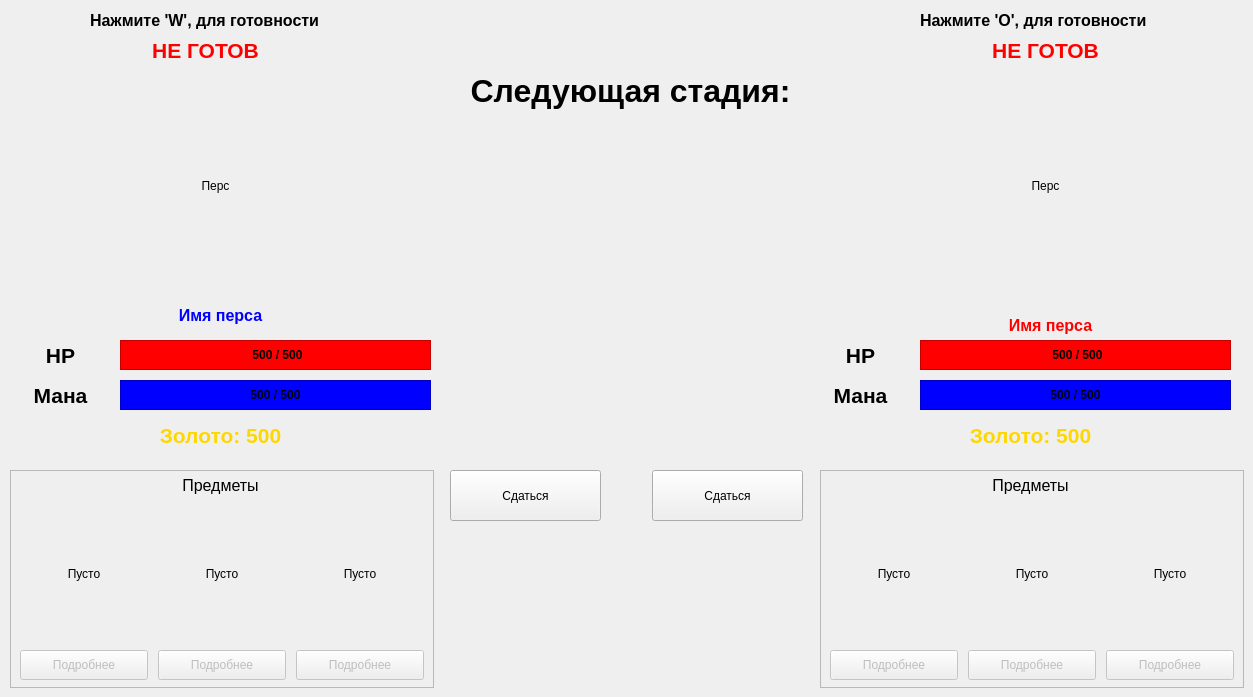
      <widget class="QWidget" name="stageAnnouncement">
       <widget class="QFrame" name="frame_12">
        <property name="geometry">
         <rect>
          <x>10</x>
          <y>470</y>
          <width>424</width>
          <height>218</height>
         </rect>
        </property>
        <property name="frameShape">
         <enum>QFrame::StyledPanel</enum>
        </property>
        <property name="frameShadow">
         <enum>QFrame::Raised</enum>
        </property>
        <widget class="QPushButton" name="player1_about1_button">
         <property name="enabled">
          <bool>false</bool>
         </property>
         <property name="geometry">
          <rect>
           <x>10</x>
           <y>180</y>
           <width>128</width>
           <height>30</height>
          </rect>
         </property>
         <property name="text">
          <string>Подробнее</string>
         </property>
        </widget>
        <widget class="QPushButton" name="player1_about2_button">
         <property name="enabled">
          <bool>false</bool>
         </property>
         <property name="geometry">
          <rect>
           <x>148</x>
           <y>180</y>
           <width>128</width>
           <height>30</height>
          </rect>
         </property>
         <property name="text">
          <string>Подробнее</string>
         </property>
        </widget>
        <widget class="QPushButton" name="player1_about3_button">
         <property name="enabled">
          <bool>false</bool>
         </property>
         <property name="geometry">
          <rect>
           <x>286</x>
           <y>180</y>
           <width>128</width>
           <height>30</height>
          </rect>
         </property>
         <property name="text">
          <string>Подробнее</string>
         </property>
        </widget>
        <widget class="QLabel" name="player1_item1">
         <property name="geometry">
          <rect>
           <x>10</x>
           <y>40</y>
           <width>128</width>
           <height>128</height>
          </rect>
         </property>
         <property name="text">
          <string>Пусто</string>
         </property>
         <property name="alignment">
          <set>Qt::AlignCenter</set>
         </property>
        </widget>
        <widget class="QLabel" name="player1_item2">
         <property name="geometry">
          <rect>
           <x>148</x>
           <y>40</y>
           <width>128</width>
           <height>128</height>
          </rect>
         </property>
         <property name="text">
          <string>Пусто</string>
         </property>
         <property name="alignment">
          <set>Qt::AlignCenter</set>
         </property>
        </widget>
        <widget class="QLabel" name="player1_item3">
         <property name="geometry">
          <rect>
           <x>286</x>
           <y>40</y>
           <width>128</width>
           <height>128</height>
          </rect>
         </property>
         <property name="text">
          <string>Пусто</string>
         </property>
         <property name="alignment">
          <set>Qt::AlignCenter</set>
         </property>
        </widget>
        <widget class="QLabel" name="label_18">
         <property name="geometry">
          <rect>
           <x>10</x>
           <y>0</y>
           <width>401</width>
           <height>31</height>
          </rect>
         </property>
         <property name="font">
          <font>
           <pointsize>12</pointsize>
          </font>
         </property>
         <property name="text">
          <string>Предметы</string>
         </property>
         <property name="alignment">
          <set>Qt::AlignCenter</set>
         </property>
        </widget>
       </widget>
       <widget class="QFrame" name="frame_13">
        <property name="geometry">
         <rect>
          <x>820</x>
          <y>470</y>
          <width>424</width>
          <height>218</height>
         </rect>
        </property>
        <property name="frameShape">
         <enum>QFrame::StyledPanel</enum>
        </property>
        <property name="frameShadow">
         <enum>QFrame::Raised</enum>
        </property>
        <widget class="QPushButton" name="player2_about1_button">
         <property name="enabled">
          <bool>false</bool>
         </property>
         <property name="geometry">
          <rect>
           <x>10</x>
           <y>180</y>
           <width>128</width>
           <height>30</height>
          </rect>
         </property>
         <property name="text">
          <string>Подробнее</string>
         </property>
        </widget>
        <widget class="QPushButton" name="player2_about2_button">
         <property name="enabled">
          <bool>false</bool>
         </property>
         <property name="geometry">
          <rect>
           <x>148</x>
           <y>180</y>
           <width>128</width>
           <height>30</height>
          </rect>
         </property>
         <property name="text">
          <string>Подробнее</string>
         </property>
        </widget>
        <widget class="QPushButton" name="player2_about3_button">
         <property name="enabled">
          <bool>false</bool>
         </property>
         <property name="geometry">
          <rect>
           <x>286</x>
           <y>180</y>
           <width>128</width>
           <height>30</height>
          </rect>
         </property>
         <property name="text">
          <string>Подробнее</string>
         </property>
        </widget>
        <widget class="QLabel" name="player2_item1">
         <property name="geometry">
          <rect>
           <x>10</x>
           <y>40</y>
           <width>128</width>
           <height>128</height>
          </rect>
         </property>
         <property name="text">
          <string>Пусто</string>
         </property>
         <property name="alignment">
          <set>Qt::AlignCenter</set>
         </property>
        </widget>
        <widget class="QLabel" name="player2_item2">
         <property name="geometry">
          <rect>
           <x>148</x>
           <y>40</y>
           <width>128</width>
           <height>128</height>
          </rect>
         </property>
         <property name="text">
          <string>Пусто</string>
         </property>
         <property name="alignment">
          <set>Qt::AlignCenter</set>
         </property>
        </widget>
        <widget class="QLabel" name="player2_item3">
         <property name="geometry">
          <rect>
           <x>286</x>
           <y>40</y>
           <width>128</width>
           <height>128</height>
          </rect>
         </property>
         <property name="text">
          <string>Пусто</string>
         </property>
         <property name="alignment">
          <set>Qt::AlignCenter</set>
         </property>
        </widget>
        <widget class="QLabel" name="label_19">
         <property name="geometry">
          <rect>
           <x>10</x>
           <y>0</y>
           <width>401</width>
           <height>31</height>
          </rect>
         </property>
         <property name="font">
          <font>
           <pointsize>12</pointsize>
          </font>
         </property>
         <property name="text">
          <string>Предметы</string>
         </property>
         <property name="alignment">
          <set>Qt::AlignCenter</set>
         </property>
        </widget>
       </widget>
       <widget class="QLabel" name="player1Gif">
        <property name="geometry">
         <rect>
          <x>120</x>
          <y>80</y>
          <width>191</width>
          <height>211</height>
         </rect>
        </property>
        <property name="text">
         <string>Перс</string>
        </property>
        <property name="alignment">
         <set>Qt::AlignCenter</set>
        </property>
       </widget>
       <widget class="QLabel" name="player1Name">
        <property name="geometry">
         <rect>
          <x>100</x>
          <y>300</y>
          <width>241</width>
          <height>31</height>
         </rect>
        </property>
        <property name="font">
         <font>
          <pointsize>12</pointsize>
          <bold>true</bold>
         </font>
        </property>
        <property name="styleSheet">
         <string notr="true">color: blue;</string>
        </property>
        <property name="text">
         <string>Имя перса</string>
        </property>
        <property name="alignment">
         <set>Qt::AlignCenter</set>
        </property>
       </widget>
       <widget class="QLabel" name="player2Name">
        <property name="geometry">
         <rect>
          <x>930</x>
          <y>310</y>
          <width>241</width>
          <height>31</height>
         </rect>
        </property>
        <property name="font">
         <font>
          <pointsize>12</pointsize>
          <bold>true</bold>
         </font>
        </property>
        <property name="styleSheet">
         <string notr="true">color: red;
text-shadow: -1px 0 black;</string>
        </property>
        <property name="text">
         <string>Имя перса</string>
        </property>
        <property name="alignment">
         <set>Qt::AlignCenter</set>
        </property>
       </widget>
       <widget class="QLabel" name="player2Gif">
        <property name="geometry">
         <rect>
          <x>950</x>
          <y>80</y>
          <width>191</width>
          <height>211</height>
         </rect>
        </property>
        <property name="text">
         <string>Перс</string>
        </property>
        <property name="alignment">
         <set>Qt::AlignCenter</set>
        </property>
       </widget>
       <widget class="QLabel" name="nextStage">
        <property name="geometry">
         <rect>
          <x>420</x>
          <y>10</y>
          <width>421</width>
          <height>161</height>
         </rect>
        </property>
        <property name="font">
         <font>
          <pointsize>24</pointsize>
          <bold>true</bold>
         </font>
        </property>
        <property name="text">
         <string>Следующая стадия:</string>
        </property>
        <property name="alignment">
         <set>Qt::AlignCenter</set>
        </property>
        <property name="wordWrap">
         <bool>true</bool>
        </property>
       </widget>
       <widget class="QLabel" name="player2Ready">
        <property name="geometry">
         <rect>
          <x>920</x>
          <y>30</y>
          <width>251</width>
          <height>41</height>
         </rect>
        </property>
        <property name="font">
         <font>
          <pointsize>16</pointsize>
          <bold>true</bold>
         </font>
        </property>
        <property name="styleSheet">
         <string notr="true">color: red;</string>
        </property>
        <property name="text">
         <string>НЕ ГОТОВ</string>
        </property>
        <property name="alignment">
         <set>Qt::AlignCenter</set>
        </property>
       </widget>
       <widget class="QLabel" name="player1Ready">
        <property name="geometry">
         <rect>
          <x>80</x>
          <y>30</y>
          <width>251</width>
          <height>41</height>
         </rect>
        </property>
        <property name="font">
         <font>
          <pointsize>16</pointsize>
          <bold>true</bold>
         </font>
        </property>
        <property name="styleSheet">
         <string notr="true">color: red;</string>
        </property>
        <property name="text">
         <string>НЕ ГОТОВ</string>
        </property>
        <property name="alignment">
         <set>Qt::AlignCenter</set>
        </property>
       </widget>
       <widget class="QLabel" name="label_21">
        <property name="geometry">
         <rect>
          <x>90</x>
          <y>0</y>
          <width>291</width>
          <height>41</height>
         </rect>
        </property>
        <property name="font">
         <font>
          <pointsize>12</pointsize>
          <bold>true</bold>
         </font>
        </property>
        <property name="text">
         <string>Нажмите 'W', для готовности</string>
        </property>
       </widget>
       <widget class="QLabel" name="label_22">
        <property name="geometry">
         <rect>
          <x>920</x>
          <y>0</y>
          <width>291</width>
          <height>41</height>
         </rect>
        </property>
        <property name="font">
         <font>
          <pointsize>12</pointsize>
          <bold>true</bold>
         </font>
        </property>
        <property name="text">
         <string>Нажмите 'O', для готовности</string>
        </property>
       </widget>
       <widget class="QLabel" name="label_23">
        <property name="geometry">
         <rect>
          <x>20</x>
          <y>340</y>
          <width>81</width>
          <height>31</height>
         </rect>
        </property>
        <property name="font">
         <font>
          <pointsize>16</pointsize>
          <bold>true</bold>
         </font>
        </property>
        <property name="text">
         <string>HP</string>
        </property>
        <property name="alignment">
         <set>Qt::AlignCenter</set>
        </property>
       </widget>
       <widget class="QLabel" name="label_24">
        <property name="geometry">
         <rect>
          <x>20</x>
          <y>380</y>
          <width>81</width>
          <height>31</height>
         </rect>
        </property>
        <property name="font">
         <font>
          <pointsize>16</pointsize>
          <bold>true</bold>
         </font>
        </property>
        <property name="text">
         <string>Мана</string>
        </property>
        <property name="alignment">
         <set>Qt::AlignCenter</set>
        </property>
       </widget>
       <widget class="QFrame" name="frame_14">
        <property name="geometry">
         <rect>
          <x>120</x>
          <y>340</y>
          <width>311</width>
          <height>30</height>
         </rect>
        </property>
        <property name="styleSheet">
         <string notr="true">background-color: red;</string>
        </property>
        <property name="frameShape">
         <enum>QFrame::StyledPanel</enum>
        </property>
        <property name="frameShadow">
         <enum>QFrame::Raised</enum>
        </property>
        <widget class="QLabel" name="label_25">
         <property name="geometry">
          <rect>
           <x>12</x>
           <y>5</y>
           <width>291</width>
           <height>20</height>
          </rect>
         </property>
         <property name="font">
          <font>
           <bold>true</bold>
          </font>
         </property>
         <property name="text">
          <string>500 / 500</string>
         </property>
         <property name="alignment">
          <set>Qt::AlignCenter</set>
         </property>
        </widget>
       </widget>
       <widget class="QFrame" name="frame_15">
        <property name="geometry">
         <rect>
          <x>120</x>
          <y>380</y>
          <width>311</width>
          <height>30</height>
         </rect>
        </property>
        <property name="styleSheet">
         <string notr="true">background-color: blue</string>
        </property>
        <property name="frameShape">
         <enum>QFrame::StyledPanel</enum>
        </property>
        <property name="frameShadow">
         <enum>QFrame::Raised</enum>
        </property>
        <widget class="QLabel" name="label_26">
         <property name="geometry">
          <rect>
           <x>10</x>
           <y>5</y>
           <width>291</width>
           <height>20</height>
          </rect>
         </property>
         <property name="font">
          <font>
           <bold>true</bold>
          </font>
         </property>
         <property name="text">
          <string>500 / 500</string>
         </property>
         <property name="alignment">
          <set>Qt::AlignCenter</set>
         </property>
        </widget>
       </widget>
       <widget class="QFrame" name="frame_16">
        <property name="geometry">
         <rect>
          <x>920</x>
          <y>380</y>
          <width>311</width>
          <height>30</height>
         </rect>
        </property>
        <property name="styleSheet">
         <string notr="true">background-color: blue;</string>
        </property>
        <property name="frameShape">
         <enum>QFrame::StyledPanel</enum>
        </property>
        <property name="frameShadow">
         <enum>QFrame::Raised</enum>
        </property>
        <widget class="QLabel" name="label_27">
         <property name="geometry">
          <rect>
           <x>10</x>
           <y>5</y>
           <width>291</width>
           <height>20</height>
          </rect>
         </property>
         <property name="font">
          <font>
           <bold>true</bold>
          </font>
         </property>
         <property name="text">
          <string>500 / 500</string>
         </property>
         <property name="alignment">
          <set>Qt::AlignCenter</set>
         </property>
        </widget>
       </widget>
       <widget class="QFrame" name="frame_17">
        <property name="geometry">
         <rect>
          <x>920</x>
          <y>340</y>
          <width>311</width>
          <height>30</height>
         </rect>
        </property>
        <property name="styleSheet">
         <string notr="true">background-color: red;</string>
        </property>
        <property name="frameShape">
         <enum>QFrame::StyledPanel</enum>
        </property>
        <property name="frameShadow">
         <enum>QFrame::Raised</enum>
        </property>
        <widget class="QLabel" name="label_28">
         <property name="geometry">
          <rect>
           <x>12</x>
           <y>5</y>
           <width>291</width>
           <height>20</height>
          </rect>
         </property>
         <property name="font">
          <font>
           <bold>true</bold>
          </font>
         </property>
         <property name="text">
          <string>500 / 500</string>
         </property>
         <property name="alignment">
          <set>Qt::AlignCenter</set>
         </property>
        </widget>
       </widget>
       <widget class="QLabel" name="label_29">
        <property name="geometry">
         <rect>
          <x>820</x>
          <y>340</y>
          <width>81</width>
          <height>31</height>
         </rect>
        </property>
        <property name="font">
         <font>
          <pointsize>16</pointsize>
          <bold>true</bold>
         </font>
        </property>
        <property name="text">
         <string>HP</string>
        </property>
        <property name="alignment">
         <set>Qt::AlignCenter</set>
        </property>
       </widget>
       <widget class="QLabel" name="label_30">
        <property name="geometry">
         <rect>
          <x>820</x>
          <y>380</y>
          <width>81</width>
          <height>31</height>
         </rect>
        </property>
        <property name="font">
         <font>
          <pointsize>16</pointsize>
          <bold>true</bold>
         </font>
        </property>
        <property name="text">
         <string>Мана</string>
        </property>
        <property name="alignment">
         <set>Qt::AlignCenter</set>
        </property>
       </widget>
       <widget class="QLabel" name="player2Gold">
        <property name="geometry">
         <rect>
          <x>820</x>
          <y>420</y>
          <width>421</width>
          <height>31</height>
         </rect>
        </property>
        <property name="font">
         <font>
          <pointsize>16</pointsize>
          <bold>true</bold>
         </font>
        </property>
        <property name="styleSheet">
         <string notr="true">color: gold;</string>
        </property>
        <property name="text">
         <string>Золото: 500</string>
        </property>
        <property name="alignment">
         <set>Qt::AlignCenter</set>
        </property>
       </widget>
       <widget class="QLabel" name="player2Gold_2">
        <property name="geometry">
         <rect>
          <x>10</x>
          <y>420</y>
          <width>421</width>
          <height>31</height>
         </rect>
        </property>
        <property name="font">
         <font>
          <pointsize>16</pointsize>
          <bold>true</bold>
         </font>
        </property>
        <property name="styleSheet">
         <string notr="true">color: gold;</string>
        </property>
        <property name="text">
         <string>Золото: 500</string>
        </property>
        <property name="alignment">
         <set>Qt::AlignCenter</set>
        </property>
       </widget>
       <widget class="QPushButton" name="player1Sur">
        <property name="geometry">
         <rect>
          <x>450</x>
          <y>470</y>
          <width>151</width>
          <height>51</height>
         </rect>
        </property>
        <property name="text">
         <string>Сдаться</string>
        </property>
       </widget>
       <widget class="QPushButton" name="player2Sur">
        <property name="geometry">
         <rect>
          <x>652</x>
          <y>470</y>
          <width>151</width>
          <height>51</height>
         </rect>
        </property>
        <property name="text">
         <string>Сдаться</string>
        </property>
       </widget>
      </widget>
